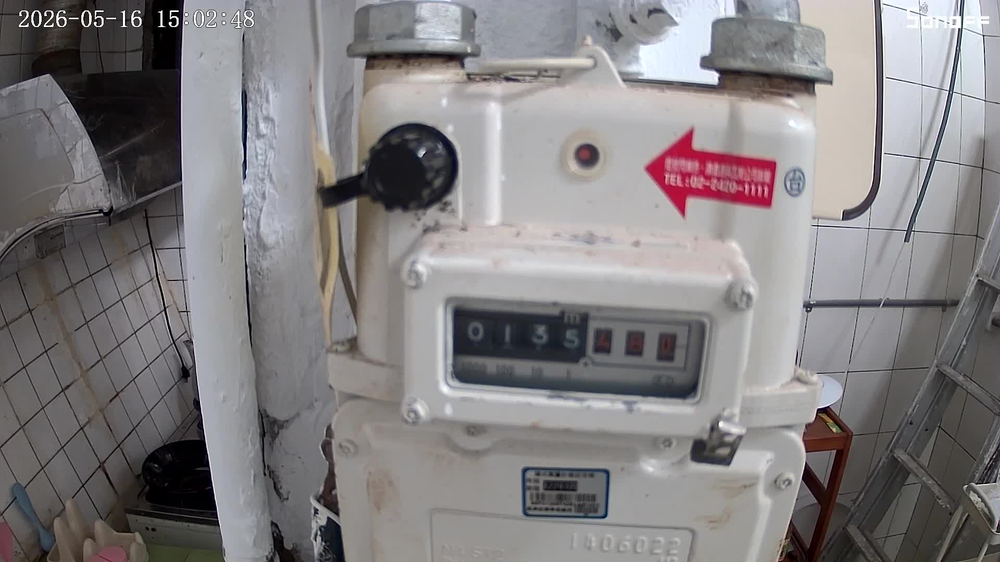
#> input picture file (1).png, 1000 x 562 px, shrunk from 1920 x 1080 before the run
$ python -i image_processor.py   (imports and definitions only)
#> lines starting #> are read from the running program, lines starting #| are printed output that depends on the picture; after the words box and inside, x2 and y2 are one past the last pixel; in counts of white or black regions, pixels touching at a corner belong together
"""Meter image preprocessing — glare removal + contrast enhancement.

Uses only Pillow and numpy, both built-in HA dependencies.

Pipeline:
  1. Detect over-exposed (glare) pixels: all RGB channels > 240
  2. Highlight recovery: compress top tonal range (soft curve)
  3. Glare regions: blend with Gaussian-blurred version to reduce hot spots
  4. Contrast enhancement via ImageEnhance.Contrast
"""
import logging

_LOGGER = logging.getLogger(__name__)

_GLARE_THRESHOLD = 240   # pixel brightness threshold for glare detection
_GLARE_SKIP_RATIO = 0.7  # if glare > 70% of image, skip processing


def preprocess_meter_image(image_path: str) -> bool:
    """Remove glare and enhance contrast for meter OCR.

    Returns True on success, False if skipped or failed.
    """
#> called with image_path = '../../file (1).png'
    try:
        import numpy as np
        from PIL import Image, ImageEnhance, ImageFilter
    except ImportError:
        _LOGGER.warning("[影像處理] Pillow/numpy 未找到，跳過預處理")
        return False

    try:
        img = Image.open(image_path).convert("RGB")
#> img is the input picture: PIL image 1000x562 RGB; mean R, G, B 130.9, 127.7, 129.2
        arr = np.array(img, dtype=np.float32)

        # ── Step 1: 偵測反光遮罩 ─────────────────────────────────
        t = _GLARE_THRESHOLD
        glare_mask = (arr[:, :, 0] > t) & (arr[:, :, 1] > t) & (arr[:, :, 2] > t)
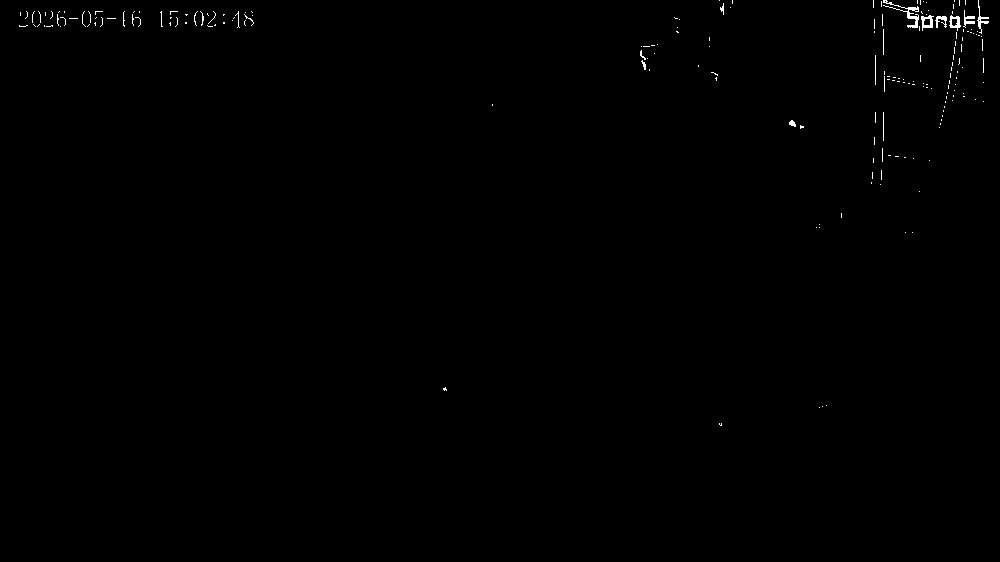
#> glare_mask: shape (562, 1000) bool; 0.3% white in thin lines or dots, all inside (x1, y1, x2, y2) = (19, 0, 989, 426)

        glare_ratio = glare_mask.sum() / glare_mask.size
#> glare_ratio = 0.00302
        _LOGGER.debug("[影像處理] 反光面積佔比: %.1f%%", glare_ratio * 100)

        if glare_ratio > _GLARE_SKIP_RATIO:
            _LOGGER.warning(
                "[影像處理] 反光面積過大 (%.0f%%)，跳過預處理",
                glare_ratio * 100,
            )
            return False

        # ── Step 2: 高光壓縮（soft curve，將 >90% 亮度往下拉） ──
        norm = arr / 255.0
        norm = np.where(norm > 0.9, 0.9 + (norm - 0.9) * 0.25, norm)
        arr = (norm * 255.0).clip(0, 255)

        # ── Step 3: 反光區域與模糊版本混合 ──────────────────────
        if glare_ratio > 0.01:
            base_img = Image.fromarray(arr.astype(np.uint8))
            blurred = base_img.filter(ImageFilter.GaussianBlur(radius=12))
            blur_arr = np.array(blurred, dtype=np.float32)

            mask3 = np.stack([glare_mask] * 3, axis=-1)
            arr = np.where(mask3, blur_arr, arr)
            _LOGGER.debug("[影像處理] 反光混合完成，面積 %.1f%%", glare_ratio * 100)

        # ── Step 4: 對比強化 ──────────────────────────────────────
        result = Image.fromarray(arr.astype(np.uint8))
        result = ImageEnhance.Contrast(result).enhance(1.4)
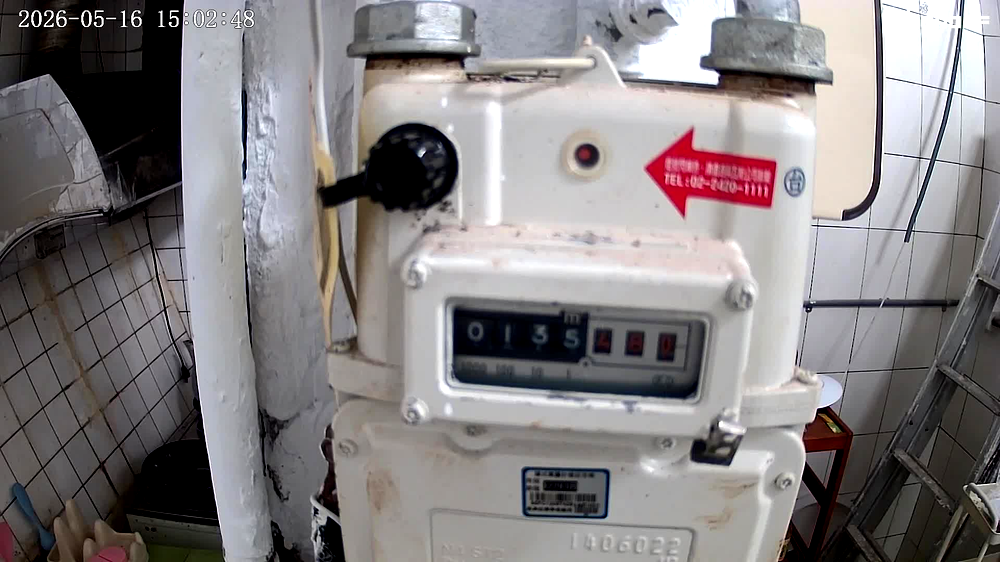
#> result: PIL image 1000x562 RGB; mean R, G, B 132.4, 128.1, 129.6
        result = ImageEnhance.Sharpness(result).enhance(1.2)

        result.save(image_path)
        _LOGGER.info(
            "[影像處理] 預處理完成: %s (反光佔比 %.1f%%)",
            image_path, glare_ratio * 100,
        )
        return True

    except Exception as exc:
        _LOGGER.error("[影像處理] 預處理失敗: %s", exc, exc_info=True)
        return False

>>> result = preprocess_meter_image('../../file (1).png')

$ run again, on file.png
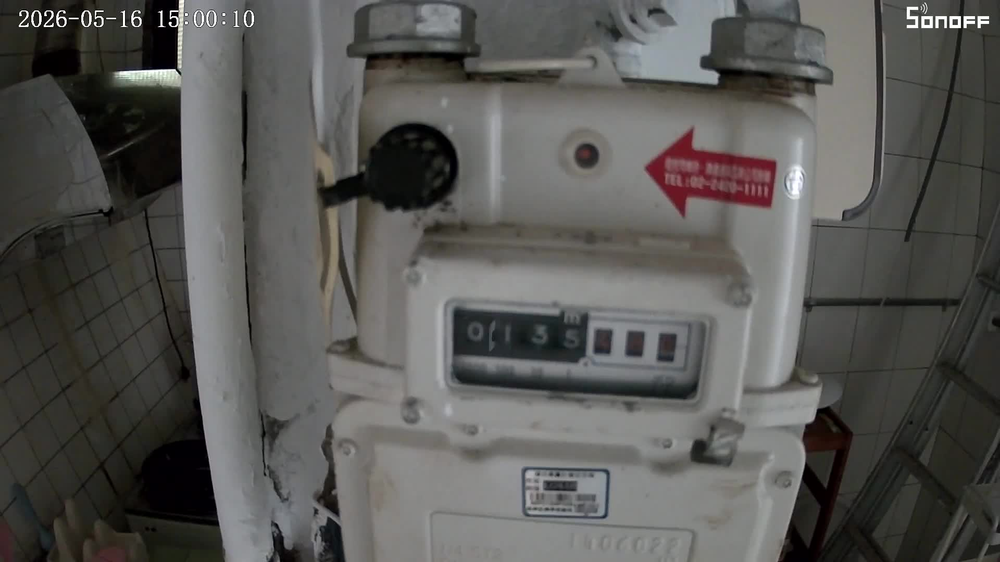
#> input picture file.png, 1000 x 562 px, shrunk from 1920 x 1080 before the run
#> in preprocess_meter_image, img is the input picture: PIL image 1000x562 RGB; mean R, G, B 88, 87.3, 84.7
#> in preprocess_meter_image, `glare_mask = (arr[:, :, 0] > t) & (arr[:, :, 1] > t) & (arr[:, :, 2] >..`:
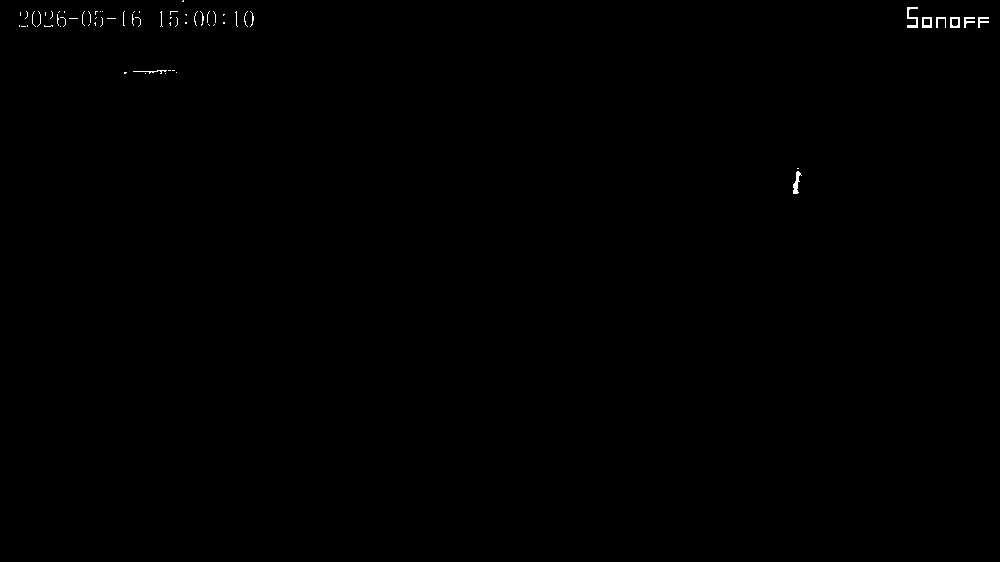
#> glare_mask: shape (562, 1000) bool; 0.18% white in thin lines or dots, all inside (x1, y1, x2, y2) = (19, 0, 989, 194)
#> glare_ratio = 0.00175
#> in preprocess_meter_image, `result = ImageEnhance.Contrast(result).enhance(1.4)`:
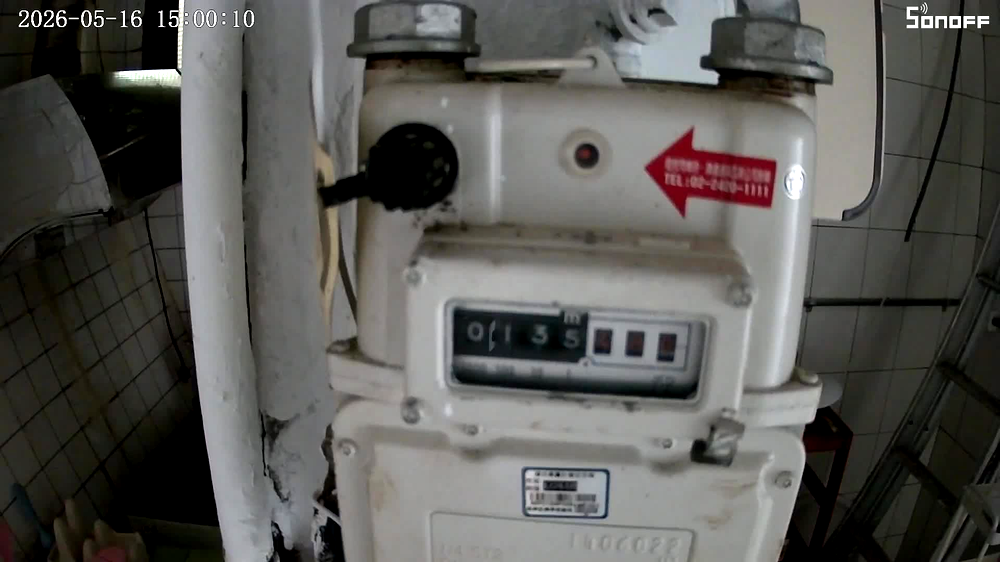
#> result: PIL image 1000x562 RGB; mean R, G, B 89.2, 88.3, 84.9
